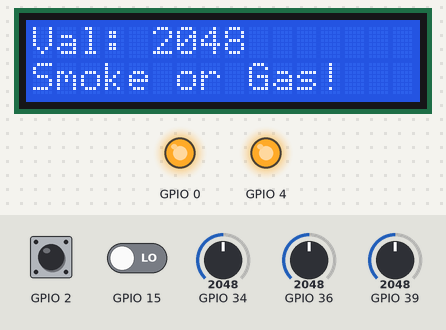
This sketch was run on a simulated ESP32. On the bench: 16×2 character LCD, output pins drawn as LEDs (lit = HIGH). The inputs (shaded band) are chosen by the test bench; at power-on: GPIO 36 = 2048, GPIO 34 = 2048, GPIO 39 = 2048, GPIO 2 HIGH, GPIO 15 LOW. What the sketch prints to the serial monitor is not drawn.

Above: at 6.0 s.
6.1 s: GPIO 36 set to 321
At 17.44 s:
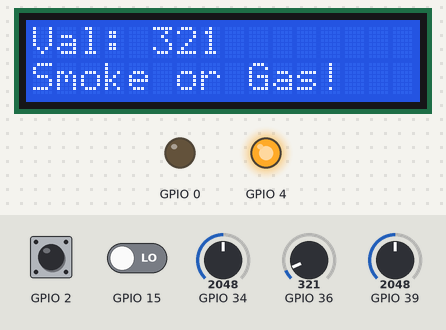
17.7 s: GPIO 36 set to 274
At 28.88 s:
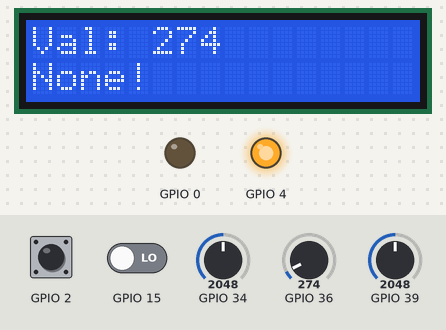
29.3 s: GPIO 34 set to 328
35.8 s: GPIO 34 set to 287
At 40.9 s:
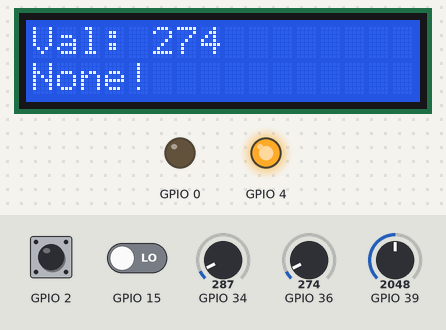
42.3 s: GPIO 39 set to 219
53.9 s: GPIO 39 set to 191
At 57.0 s:
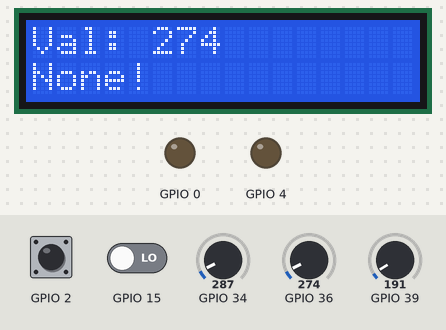
Timing chart, 0 to 58.5 s (numbered marks = the images above; inputs shaded):
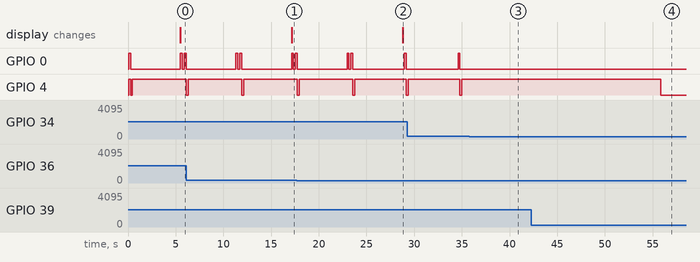

The sketch:

Project_26_Simulate_life_scenes.ino
```cpp
//**********************************************************************************
/*
 * 名称   : Simulate_life_scenes
 * 功能   : 多种传感器和模块组合模拟生活场景
 * 作者   : http://www.keyes-robot.com/
*/
#include <Arduino.h>
#include <LiquidCrystal_I2C.h>

// LCD连接的引脚：sda--io21, scl--io22
LiquidCrystal_I2C lcd(0x27, 16, 2);

int val1 = 0;
int val2 = 0;
int val3 = 0;
int val4 = 0;
int val5 = 0;

void setup() {
  Serial.begin(115200);
  pinMode(15, INPUT);
  pinMode(2, INPUT);
  pinMode(36, INPUT);
  pinMode(39, INPUT);
  pinMode(34, INPUT);
  pinMode(0, OUTPUT);
  pinMode(4, OUTPUT);
  lcd.init();
  lcd.backlight();
  lcd.clear();
}

void loop() {
  val1=analogRead(34);
  val2=analogRead(39);
  val3=analogRead(36);
  val4=digitalRead(15);
  val5=digitalRead(2);
  Serial.print("water_volume:  ");
  Serial.print(val1);
  Serial.print("   sound_volume:  ");
  Serial.println(val2);

  if (val1 > 300) {
    digitalWrite(0, HIGH);
    digitalWrite(4, HIGH);
    delay(200);
    digitalWrite(0, LOW);
    digitalWrite(4, LOW);
    delay(200);
  }
  else{
    digitalWrite(0, LOW);
    digitalWrite(4, LOW);
  }

  if (val2 > 200) {
    digitalWrite(4, HIGH);
    delay(5000);
  }
  else{
    digitalWrite(4, LOW);
  }

  if (val3 > 300) {
    lcd.clear();
    lcd.setCursor(0, 0);
    lcd.print("Val:");
    lcd.setCursor(5, 0);
    lcd.print(val3);
    lcd.setCursor(0, 1);
    lcd.print("Smoke or Gas!");
    digitalWrite(0, HIGH);
    delay(200);
    digitalWrite(0, LOW);
    delay(200);
  }
  else{
    lcd.clear();
    lcd.setCursor(0, 0);
    lcd.print("Val:");
    lcd.setCursor(5, 0);
    lcd.print(val3);
    lcd.setCursor(0, 1);
    lcd.print("None!");
    digitalWrite(0, LOW);
    delay(200);

  }
  if (val4 == 1) {
    digitalWrite(0, HIGH);
    delay(200);
    digitalWrite(0, LOW);
    delay(200);
  }
  else{
    digitalWrite(0, LOW);
  }

  if (val5 == 0) {
    digitalWrite(0, HIGH);
    digitalWrite(4, HIGH);
    delay(200);
    digitalWrite(0, LOW);
    digitalWrite(4, LOW);
    delay(200);
  }
  else{
    digitalWrite(0, LOW);
    digitalWrite(4, LOW);
  }
}
//**********************************************************************************
```

Measured:
- the behaviour switches between 301 and 300 on GPIO 36 (found by bisection; images 1 and 2)
- the behaviour switches between 201 and 200 on GPIO 39 (found by bisection; images 3 and 4)
- after the input at 6.1 s, the display: changes after 11.0 s (image 1)
- after the input at 17.7 s, the display: changes after 11.1 s (image 2)
- after the input at 35.8 s, GPIO 0: stays LOW (without the input it goes to HIGH after 4.4 s); GPIO 4: stays HIGH (without the input it goes to LOW after 4.6 s)
- after the input at 53.9 s, GPIO 4: HIGH → LOW after 2.0 s
- by itself, GPIO 4: alternates HIGH for 5.5 s and LOW for 0.20 s
